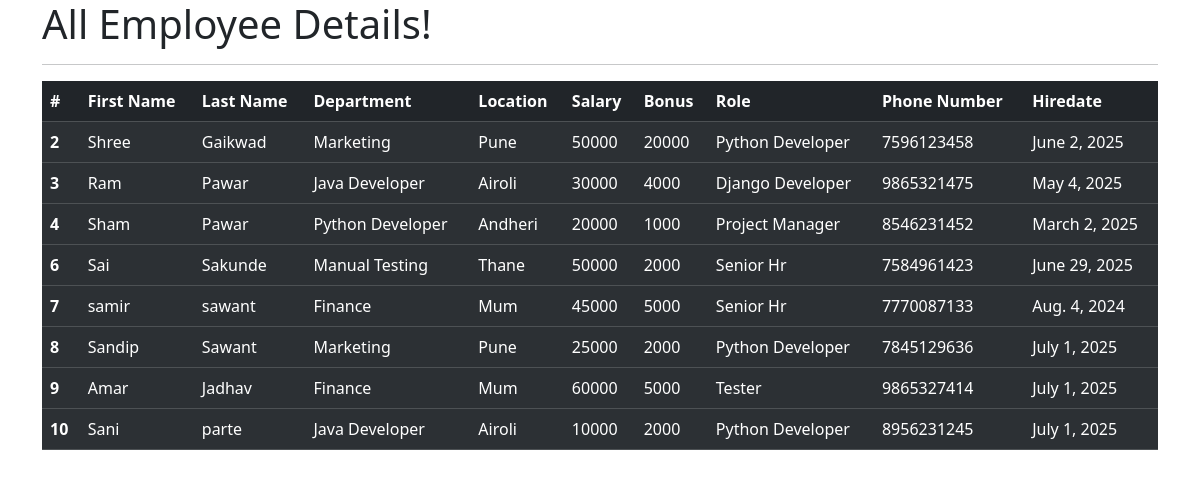
The app's page /all_emp with its own data.
### emp_app/models.py (models this page shows, shortened)
class Employee(models.Model):
    first_name=models.CharField(max_length=100)
    last_name=models.CharField(max_length=100)
    dept = models.ForeignKey(Department, on_delete=models.CASCADE)
    salary=models.IntegerField(default=0)
    bonus=models.IntegerField(default=0)
    role=models.ForeignKey(Role,on_delete=models.CASCADE)
    phone=models.IntegerField(default=0)
    hire_date=models.DateField()
    def __str__(self):
        return f"{self.first_name} {self.last_name} {self.phone}"

class Department(models.Model):
    name=models.CharField(max_length=100)
    location=models.CharField(max_length=100)

class Role(models.Model):
    name=models.CharField(max_length=100)

### emp_app/views.py (the view)
# urls.py: path('all_emp', views.all_emp, name='all_emp'),
def all_emp(request):
    emps=Employee.objects.all()
    print(emps)
    context={
        'emps':emps
    }
    print(context)
    return render(request,'view_all_emp.html',context)

### emp_app/templates/view_all_emp.html (shortened to what this page needs)
<!DOCTYPE html>
<html lang="en">
<head>
    <link href="https://cdn.jsdelivr.net/npm/bootstrap@5.3.7/dist/css/bootstrap.min.css" rel="stylesheet">
</head>
<body>
     <div class="container">
        <h1>All Employee Details!</h1>
        <hr>
        <table class="table table-dark table-striped">
  <thead>
    <tr>
      <th scope="col">#</th>
      <th scope="col">First Name</th>
      <th scope="col">Last Name</th>
      <th scope="col">Department</th>
      <th scope="col">Location</th>
      <th scope="col">Salary</th>
      <th scope="col">Bonus</th>
      <th scope="col">Role</th>
      <th scope="col">Phone Number</th>
      <th scope="col">Hiredate</th>
    </tr>
  </thead>
            {% for emp in emps%}
  <tbody>
    <tr>
        <th scope="row">{{emp.id}}</th>
            <td>{{emp.first_name}}</td>
            <td>{{emp.last_name}}</td>
            <td>{{emp.dept.name}}</td>
            <td>{{emp.dept.location}}</td>
            <td>{{emp.salary}}</td>
            <td>{{emp.bonus}}</td>
            <td>{{emp.role.name}}</td>
            <td>{{emp.phone}}</td>
            <td>{{emp.hire_date}}</td>
    </tr>
  </tbody>
            {%endfor%}
</table>
    </div>
</body>
</html>

### records on screen
Employee: id "2", first_name "Shree", last_name "Gaikwad", dept.name "Marketing", dept.location "Pune", salary "50000", bonus "20000", role.name "Python Developer", phone "7596123458", hire_date "June 2, 2025"
Employee: id "3", first_name "Ram", last_name "Pawar", dept.name "Java Developer", dept.location "Airoli", salary "30000", bonus "4000", role.name "Django Developer", phone "9865321475", hire_date "May 4, 2025"
Employee: id "4", first_name "Sham", last_name "Pawar", dept.name "Python Developer", dept.location "Andheri", salary "20000", bonus "1000", role.name "Project Manager", phone "8546231452", hire_date "March 2, 2025"
Employee: id "6", first_name "Sai", last_name "Sakunde", dept.name "Manual Testing", dept.location "Thane", salary "50000", bonus "2000", role.name "Senior Hr", phone "7584961423", hire_date "June 29, 2025"
Employee: id "7", first_name "samir", last_name "sawant", dept.name "Finance", dept.location "Mum", salary "45000", bonus "5000", role.name "Senior Hr", phone "7770087133", hire_date "Aug. 4, 2024"
Employee: id "8", first_name "Sandip", last_name "Sawant", dept.name "Marketing", dept.location "Pune", salary "25000", bonus "2000", role.name "Python Developer", phone "7845129636", hire_date "July 1, 2025"
Employee: id "9", first_name "Amar", last_name "Jadhav", dept.name "Finance", dept.location "Mum", salary "60000", bonus "5000", role.name "Tester", phone "9865327414", hire_date "July 1, 2025"
Employee: id "10", first_name "Sani", last_name "parte", dept.name "Java Developer", dept.location "Airoli", salary "10000", bonus "2000", role.name "Python Developer", phone "8956231245", hire_date "July 1, 2025"
